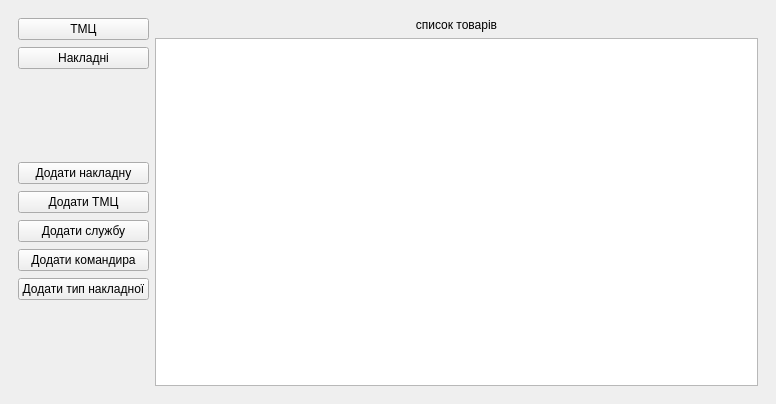
<?xml version="1.0" encoding="UTF-8"?>
<ui version="4.0">
 <class>MainWindow</class>
 <widget class="QMainWindow" name="MainWindow">
  <property name="geometry">
   <rect>
    <x>0</x>
    <y>0</y>
    <width>776</width>
    <height>404</height>
   </rect>
  </property>
  <property name="windowTitle">
   <string>platoon accauntant</string>
  </property>
  <property name="unifiedTitleAndToolBarOnMac">
   <bool>false</bool>
  </property>
  <widget class="QWidget" name="centralwidget">
   <layout class="QHBoxLayout" name="horizontalLayout_2">
    <item>
     <widget class="QFrame" name="mainFrame">
      <layout class="QHBoxLayout" name="horizontalLayout">
       <item>
        <layout class="QVBoxLayout" name="verticalLayout_2">
         <property name="spacing">
          <number>7</number>
         </property>
         <item>
          <widget class="QPushButton" name="goodsButton">
           <property name="text">
            <string>ТМЦ</string>
           </property>
          </widget>
         </item>
         <item>
          <widget class="QPushButton" name="invoicesButton">
           <property name="text">
            <string>Накладні</string>
           </property>
          </widget>
         </item>
         <item>
          <spacer name="verticalSpacer_2">
           <property name="orientation">
            <enum>Qt::Vertical</enum>
           </property>
           <property name="sizeHint" stdset="0">
            <size>
             <width>20</width>
             <height>40</height>
            </size>
           </property>
          </spacer>
         </item>
         <item>
          <widget class="QPushButton" name="addInvoiceButton">
           <property name="text">
            <string>Додати накладну</string>
           </property>
          </widget>
         </item>
         <item>
          <widget class="QPushButton" name="addGoodsButton">
           <property name="text">
            <string>Додати ТМЦ</string>
           </property>
          </widget>
         </item>
         <item>
          <widget class="QPushButton" name="addServiceButton">
           <property name="text">
            <string>Додати службу</string>
           </property>
          </widget>
         </item>
         <item>
          <widget class="QPushButton" name="addSupervisorButton">
           <property name="text">
            <string>Додати командира</string>
           </property>
          </widget>
         </item>
         <item>
          <widget class="QPushButton" name="addInvoiceTypeButton">
           <property name="text">
            <string>Додати тип накладної</string>
           </property>
          </widget>
         </item>
         <item>
          <spacer name="verticalSpacer">
           <property name="orientation">
            <enum>Qt::Vertical</enum>
           </property>
           <property name="sizeHint" stdset="0">
            <size>
             <width>20</width>
             <height>40</height>
            </size>
           </property>
          </spacer>
         </item>
        </layout>
       </item>
       <item>
        <layout class="QVBoxLayout" name="verticalLayout">
         <item>
          <widget class="QLabel" name="tableLabel">
           <property name="text">
            <string>список товарів</string>
           </property>
           <property name="alignment">
            <set>Qt::AlignCenter</set>
           </property>
          </widget>
         </item>
         <item>
          <widget class="QTableView" name="tableView"/>
         </item>
        </layout>
       </item>
      </layout>
     </widget>
    </item>
   </layout>
  </widget>
 </widget>
 <resources/>
 <connections/>
</ui>
